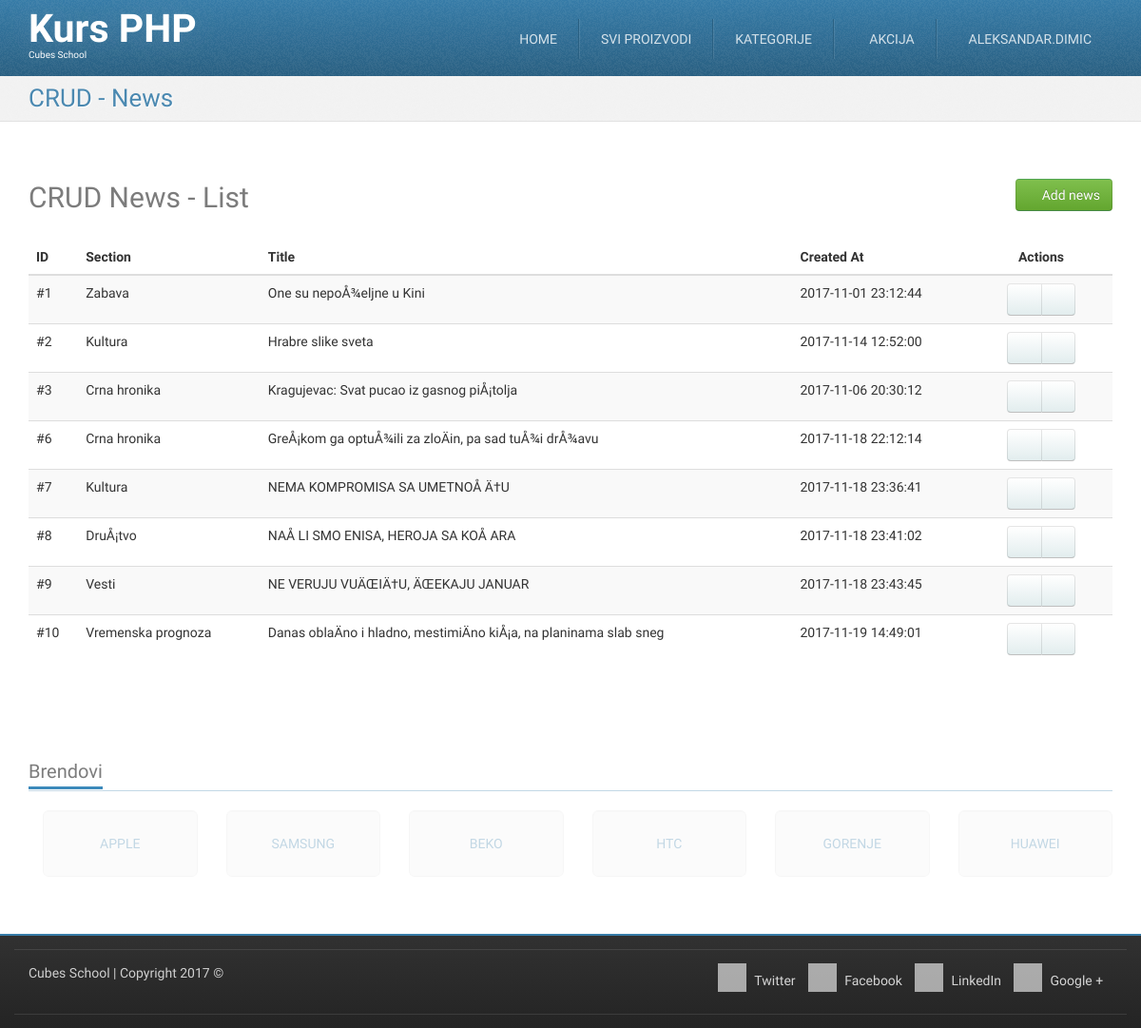
/crud-news-list.php (signed in), run on the app's committed database.
### tables this page shows
CREATE TABLE `news` (
  `id` int(11) NOT NULL,
  `section_id` int(11) NOT NULL,
  `title` varchar(255) NOT NULL,
  `description` text,
  `content` longtext,
  `photo_filename` varchar(255) NOT NULL,
  `created_at` datetime DEFAULT NULL
);

CREATE TABLE `sections` (
  `id` int(11) NOT NULL,
  `title` varchar(255) NOT NULL
);

### crud-news-list.php (called while the page is built, shortened)
<?php
require_once __DIR__ . '/models/m_news.php';
$news = newsFetchAll();
require_once __DIR__ . '/views/layout/header.php';
require_once __DIR__ . '/views/templates/t_crud-news-list.php';
require_once __DIR__ . '/views/layout/footer.php';

### models/m_news.php (called while the page is built, shortened)
<?php
require_once __DIR__ . '/m_database.php';
function newsFetchAll() {
        $query = "SELECT "
                . "`news`.*, "
                . "`sections`.`title` AS section_title "
                . "FROM `news` "
                . "LEFT JOIN `sections` ON `news`.`section_id` = `sections`.`id`";
	return dbFetchAll($query);
}

### models/m_database.php (called while the page is built, shortened)
<?php
function dbGetLink() {
	static $link;
	if (!isset($link)) {
		$link = mysqli_connect('127.0.0.1', 'cubes', 'cubes', 'cubesphp');
	}
	return $link;
}
function dbQuery($query) {
	$link = dbGetLink();
	$result = mysqli_query($link, $query);
	return $result;
}
function dbFetchAll($query) {
	$result = dbQuery($query);
	return mysqli_fetch_all($result, MYSQLI_ASSOC);
}

### views/templates/t_crud-news-list.php (the view)
<div id="highlighted">
    <div class="container">
        <div class="header">
            <h2 class="page-title">
                <span>CRUD - News</span>
            </h2>
        </div>
    </div>
</div>
<div id="content">
    <div class="container portfolio">
        <div class="row">
            <div class="col-md-12">
                <h2>
                    CRUD News - List
                    <a href="/crud-news-insert.php" class="pull-right btn btn-success">
                        <i class="fa fa-plus-circle"></i>
                        Add news
                    </a>
                </h2>
            </div>
        </div>
        <div class="row">
            <div class="col-md-12">
                <table class="table table-striped table-hover">
                    <thead>
                        <tr>
                            <th>ID</th>
                            <th>Section</th>
                            <th>Title</th>
                            <th>Created At</th>
                            <th class="actions text-center">Actions</th>
                        </tr>
                    </thead>
                    <tbody>
                        <?php foreach ($news as $oneNews) { ?>
                            <tr>
                                <td>
                                    #<?php echo htmlspecialchars($oneNews['id']); ?>
                                </td>
                                <td>
                                    <?php echo htmlspecialchars($oneNews['section_title']); ?>
                                </td>
                                <td>
                                    <?php echo htmlspecialchars($oneNews['title']); ?>
                                </td>
                                <td>
                                    <?php echo htmlspecialchars($oneNews['created_at']); ?>
                                </td>
                                <td class="text-center">
                                    <div class="btn-group">
                                        <a href="/crud-news-edit.php?id=<?php echo htmlspecialchars($oneNews['id']); ?>" class="btn btn-default"><i class="fa fa-pencil"></i></a>
                                        <a href="/crud-news-delete.php?id=<?php echo htmlspecialchars($oneNews['id']); ?>" class="btn btn-default"><i class="fa fa-trash"></i></a>
                                    </div>
                                </td>
                            </tr>
                        <?php } ?>
                    </tbody>
                </table>
            </div>
        </div>
    </div>
</div>

### skins/tema/css/theme-style.css (style rules this page uses)
h1, h2, h3 { line-height: 40px; }
h1, h2, h3, h4, h5, h6 { color: rgba(36, 36, 36, 0.6); }
a { color: #377ca8; text-decoration: none; }
.btn-default { color: #333333; text-shadow: 0 1px 1px rgba(255, 255, 255, 0.75); background-image: -webkit-linear-gradient(top, #ffffff 0%, #e2edee 100%); background-image: -o-linear-gradient(top, #ffffff 0%, #e2edee 100%); background-image: linear-gradient(to bottom, #ffffff 0%, #e2edee 100%); background-repeat: repeat-x; filter: progid:DXImageTransform.Microsoft.gradient(startColorstr='#ffffffff', endColorstr='#ffe2edee', GradientType=0); border-color: #e2edee #e2edee #b2cfd2; border-color: rgba(0, 0, 0, 0.1) rgba(0, 0, 0, 0.1) rgba(0, 0, 0, 0.25); *background-color: #e2edee; filter: progid:DXImageTransform.Microsoft.gradient(enabled = false); -webkit-transition: all; -o-transition: all; transition: all; }
.btn-success { color: #ffffff; text-shadow: 0 -1px 0 rgba(0, 0, 0, 0.25); background-image: -webkit-linear-gradient(top, #7fbf4d 0%, #63a62f 100%); background-image: -o-linear-gradient(top, #7fbf4d 0%, #63a62f 100%); background-image: linear-gradient(to bottom, #7fbf4d 0%, #63a62f 100%); background-repeat: repeat-x; filter: progid:DXImageTransform.Microsoft.gradient(startColorstr='#ff7fbf4d', endColorstr='#ff63a62f', GradientType=0); border-color: #63a62f #63a62f #3f6a1e; border-color: rgba(0, 0, 0, 0.1) rgba(0, 0, 0, 0.1) rgba(0, 0, 0, 0.25); *background-color: #63a62f; filter: progid:DXImageTransform.Microsoft.gradient(enabled = false); -webkit-transition: all; -o-transition: all; transition: all; }
html { background-image: -webkit-linear-gradient(top, #e0e0e0 0%, #ffffff 100%); background-image: -o-linear-gradient(top, #e0e0e0 0%, #ffffff 100%); background-image: linear-gradient(to bottom, #e0e0e0 0%, #ffffff 100%); background-repeat: repeat-x; filter: progid:DXImageTransform.Microsoft.gradient(startColorstr='#ffe0e0e0', endColorstr='#ffffffff', GradientType=0); }
body { margin: 0; font-family: "Monda", Arial, serif; font-size: 14px; line-height: 1.428571429; color: #333333; background-color: #ffffff; position: relative; }
.page-title { margin: 0; }
#highlighted { -webkit-transition: all 0.4s ease-out; -o-transition: all 0.4s ease-out; transition: all 0.4s ease-out; border-bottom: 1px solid #e1e1e1; background: #f2f2f2 url(../img/bg_noise-5.png) left top repeat; color: #377ca8; text-shadow: 1px 1px 1px #ffffff; }
.has-navbar-fixed-top #content { margin-top: 82px; }
.has-navbar-fixed-top.has-highlighted #highlighted, .has-navbar-fixed-top.page-index #highlighted, .has-navbar-fixed-top.page-index-carousel #highlighted, .has-navbar-fixed-top.page-starter #highlighted { margin-top: 80px; }
.has-navbar-fixed-top.has-highlighted #content, .has-navbar-fixed-top.page-index #content, .has-navbar-fixed-top.page-index-carousel #content, .has-navbar-fixed-top.page-starter #content { margin-top: 0; }
#content { padding: 40px 0; background-color: #ffffff; }
.header { margin-bottom: 0; }
.header:before, .header:after { content: " "; display: table; }
.header:after { clear: both; }
.header .page-title { font-size: 26px; margin: 8px 0 8px 0; color: rgba(55, 124, 168, 0.9); }
.header .page-title span, .header .page-title small { display: block; line-height: 1.2 !important; }
@media (min-width: 768px) { .header .page-title { float: left; } }
.services .row, .portfolio .row { margin-bottom: 1em; }

### skins/tema/css/custom-style.css (style rules this page uses)
table .actions { width: 150px; }

### skins/tema/css/colour-blue.css (style rules this page uses)
body a { color: #377ca8; text-decoration: none; }
body #highlighted { border-bottom-color: #e1e1e1; background-color: #f2f2f2; color: #377ca8; text-shadow: 1px 1px 1px #ffffff; }
body .header .page-title { color: rgba(55, 124, 168, 0.9); }

### data on the page
news: id "1", section.title "Zabava", title "One su nepoÅ¾eljne u Kini", created_at "2017-11-01 23:12:44"
news: id "2", section.title "Kultura", title "Hrabre slike sveta", created_at "2017-11-14 12:52:00"
news: id "3", section.title "Crna hronika", title "Kragujevac: Svat pucao iz gasnog piÅ¡tolja", created_at "2017-11-06 20:30:12"
news: id "6", section.title "Crna hronika", title "GreÅ¡kom ga optuÅ¾ili za zloÄin, pa sad tuÅ¾i drÅ¾avu", created_at "2017-11-18 22:12:14"
news: id "7", section.title "Kultura", title "NEMA KOMPROMISA SA UMETNOÅ Ä†U", created_at "2017-11-18 23:36:41"
news: id "8", section.title "DruÅ¡tvo", title "NAÅ LI SMO ENISA, HEROJA SA KOÅ ARA", created_at "2017-11-18 23:41:02"
news: id "9", section.title "Vesti", title "NE VERUJU VUÄŒIÄ†U, ÄŒEKAJU JANUAR", created_at "2017-11-18 23:43:45"
news: id "10", section.title "Vremenska prognoza", title "Danas oblaÄno i hladno, mestimiÄno kiÅ¡a, na planinama slab sneg", created_at "2017-11-19 14:49:01"

### other printed values
$_SESSION['logged_in_user']['username'] "ALEKSANDAR.DIMIC"
